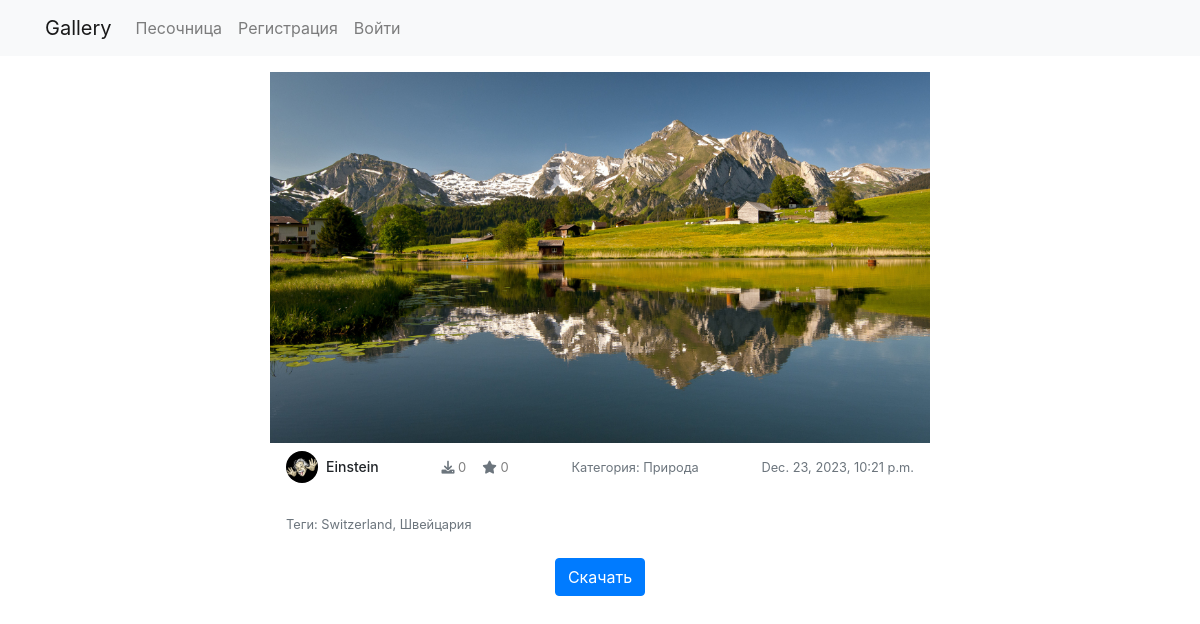
Page /image/38/ on the committed database.
### cards/models.py (models this page shows, shortened)
class Picture(models.Model):
    categories = (
        ('nature', 'Природа'),
        ('city', 'Город'),
        ('cars', 'Машины'),
        ('animals', 'Животные'),
        ('Hi-Tech', 'Hi-Tech'),
        ('sport', 'Спорт'),
        ('cosmos', 'Космос'),
        ('science', 'Наука'),
        ('minimalism', 'Минимализм'),
        ('new year', 'Новый год'),
    )
    author = models.ForeignKey(User, on_delete=models.SET_NULL, null=True)
    image = models.ImageField(upload_to='images/')
    title = models.CharField('Название', max_length=50, default='')
    rating = models.IntegerField('Rating')  # Рейтинг изображения
    downloads = models.IntegerField('Скачали')  # Количество скачиваний
    tags = models.ManyToManyField(to=Tag, blank=True)
    date = models.DateTimeField('Дата публикации', auto_now_add=True)
    category = models.CharField(choices=categories, max_length=30)
    is_verified = models.BooleanField('Проверено', default=False)
    class Meta:
        ordering = ['date', 'rating']

class Tag(models.Model):
    title = models.CharField(max_length=80)
    def __str__(self):
        return self.title
    class Meta:
        ordering = ['title']
        verbose_name = 'Тэг'
        verbose_name_plural = 'Тэги'

### users/models.py (models this page shows, shortened)
class Account(models.Model):
    user = models.OneToOneField(User, on_delete=models.CASCADE, primary_key=True)
    nickname = models.CharField(max_length=100)
    account_image = models.ImageField(default='default.jpg', upload_to='account_images')
    image = models.ImageField(upload_to='images/')

### cards/views.py (the view)
# urls.py: path('image/<int:image_id>/', views.image_detail, name='cards_image_detail'),
def image_detail(request, image_id):
    picture = get_object_or_404(Picture, id=image_id)
    is_author = request.user == picture.author
    template_name = 'cards/image_detail_profile.html' if is_author else 'cards/image_detail.html'
    context = {'picture': picture}
    return render(request, template_name, context)

### cards/templates/cards/image_detail.html (shortened to what this page needs)
{% extends 'main/base.html' %}
{% load static %}
{% block content %}
<div class="row">
    <div class="col-md-12">
        <div class="custom-card position-relative">
            <div class="custom-card-body">
                <a href="{{ picture.image.url }}" target="_blank">
                    <img src="{{ picture.image.url }}" alt="Image" class="img-fluid">
                </a>
            </div>
            <div class="custom-card-footer d-flex justify-content-between align-items-center">
                <div class="d-flex align-items-center">
                    <img src="{{ picture.author.account.account_image.url }}" alt="Avatar Image"
                         class="custom-avatar mr-2">
                    <h5 class="card-title mb-0 ml-0">{{ picture.author }}</h5>
                </div>
                <div class="d-flex flex-column align-items-end">
                    <div class="d-flex align-items-center">
                        <p class="mb-0 mr-3" style="font-size:13px;color:gray;"><i
                                class="fas fa-download text-muted"></i> {{ picture.downloads }}</p>
                        <p class="mb-0" style="font-size:13px;color:gray;"><i class="fas fa-star text-muted"></i> {{ picture.rating }}</p>
                    </div>
                </div>
                <small class="text-muted">Категория: {{ picture.get_category_display }}</small>
                <small class="text-muted">{{ picture.date }}</small>
            </div>
            <div class="custom-card-footer d-flex justify-content-between align-items-center mt-3">
                <small class="text-muted">Теги:
                    {% for tag in picture.tags.all %}
                    {{ tag.title }}{% if not forloop.last %}, {% endif %}
                    {% endfor %}
                </small>
            </div>
        </div>
        <div class="row mt-3">
            <div class="col text-center">
                <form method="post" action="{% url 'download_image' picture.id %}">
                    <button type="submit" class="btn btn-primary">Скачать</button>
                </form>
            </div>
        </div>
    </div>
</div>
{% endblock %}

### main/static/main/css/style.css (style rules this page uses)
body { margin: 0; padding: 0; }
.card-title { font-size: 14px; }
.custom-card { margin-bottom: 20px; max-width: 660px; margin: 0 auto; }
.custom-card img { max-width: 100%; }
.custom-card-footer { display: flex; justify-content: space-between; align-items: center; padding: 8px 16px; position: relative; }
.custom-avatar { width: 32px; height: 32px; object-fit: cover; border-radius: 50%; display: block; }

### rows in the picture
Picture: image (picture), author.account.account_image (picture), author "Einstein", downloads "0", rating "0", category "Природа", date "Dec. 23, 2023, 10:21 p.m."
Tag: title "Switzerland"
Tag: title "Швейцария"
